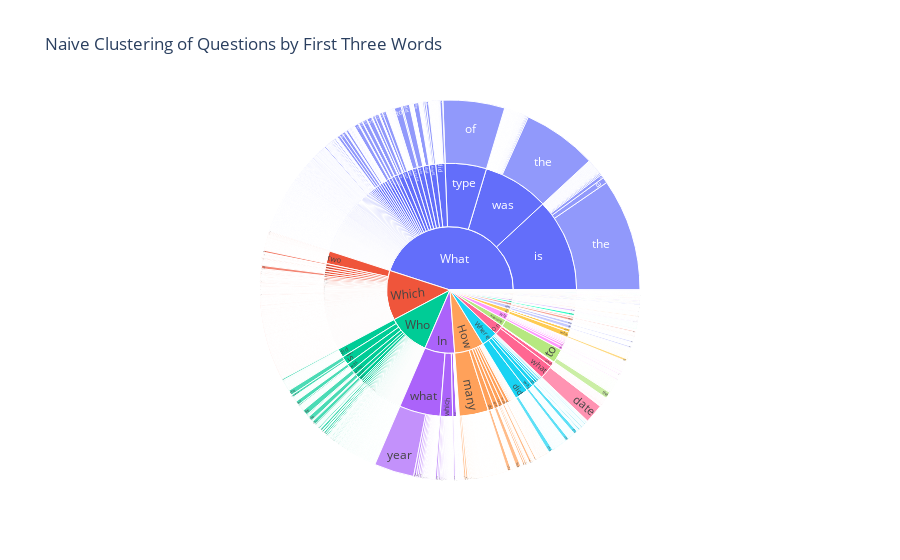

Notebook code for this chart:
### Code cell
import plotly.express as px

data_df['first_word'] = data_df['text_question'].apply(lambda x: x.split()[0])
data_df['second_word'] = data_df['text_question'].apply(lambda x: x.split()[1] if len(x.split()) > 1 else '')
data_df['third_word'] = data_df['text_question'].apply(lambda x: x.split()[2] if len(x.split()) > 2 else '')

naive_clusters = data_df.groupby(['first_word', 'second_word', 'third_word']).size().reset_index(name='frequency')

fig = px.sunburst(
    naive_clusters,
    path=['first_word', 'second_word', 'third_word'],
    values='frequency',
    title='Naive Clustering of Questions by First Three Words',
)

fig.show()

### Figure 1 — Plotly figure (JSON) as saved in the notebook; plotly's stock layout.template omitted (floating-point values rounded to 4 significant figures; data arrays with more than 128 entries replaced by an {"elided": "..."} marker saying what was removed)
{"data": [{"branchvalues": "total", "domain": {"x": [0, 1], "y": [0, 1]}, "hovertemplate": "labels=%{label}<br>frequency=%{value}<br>parent=%{parent}<br>id=%{id}<extra></extra>", "ids": {"elided": "6004 str values"}, "labels": {"elided": "6004 str values"}, "name": "", "parents": {"elided": "6004 str values"}, "type": "sunburst", "values": {"elided": "6004 int values"}}], "layout": {"legend": {"tracegroupgap": 0}, "title": {"text": "Naive Clustering of Questions by First Three Words"}}}
